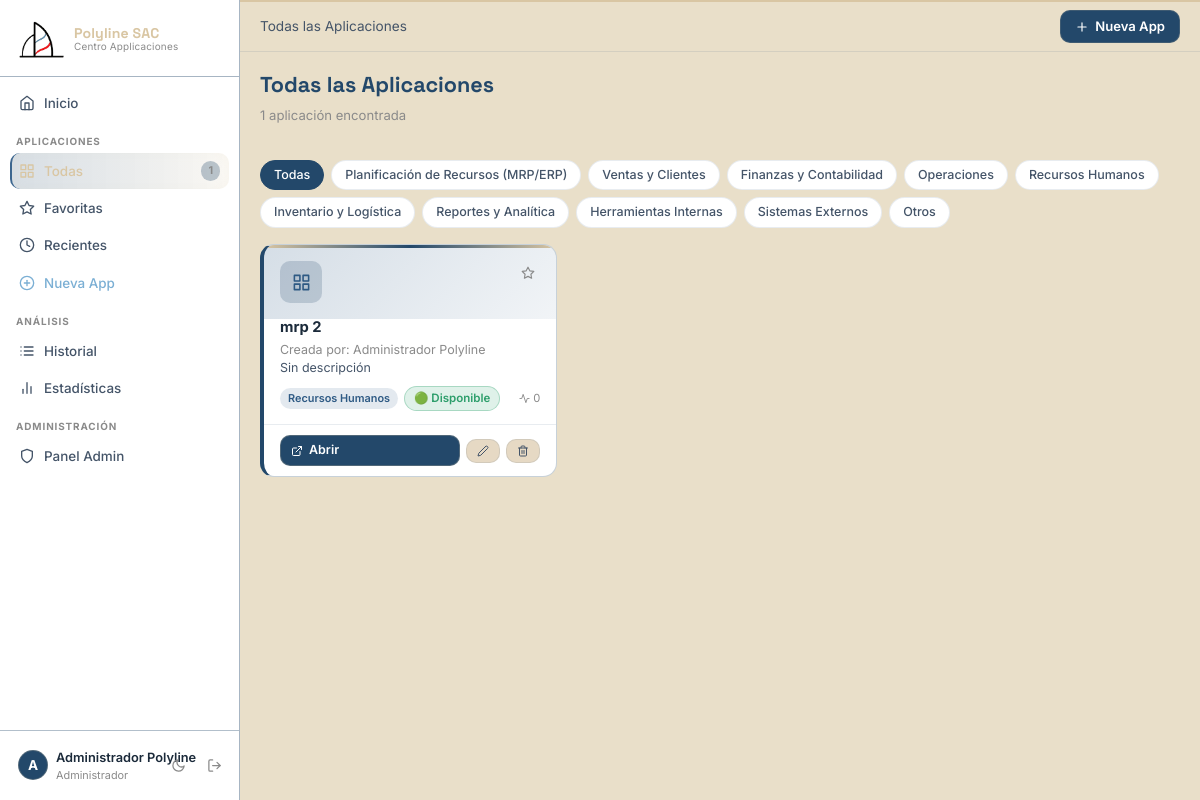
The page /apps (signed in) on the database its author committed.
### models/user.py (models this page shows, shortened)
class User(UserMixin, db.Model):
    __tablename__ = 'users'
    id            = db.Column(db.Integer, primary_key=True)
    nombre        = db.Column(db.String(100), nullable=False)
    correo        = db.Column(db.String(150), unique=True, nullable=False)
    password_hash = db.Column(db.String(256), nullable=False)
    foto          = db.Column(db.String(200), default='default_avatar.png')
    bio           = db.Column(db.String(300), default='')
    fecha_registro= db.Column(db.DateTime, default=datetime.utcnow)
    rol = db.Column(db.String(20), default='user', nullable=False)
    applications  = db.relationship('Application', backref='owner', lazy='dynamic', cascade='all, delete-orphan')
    history       = db.relationship('History', backref='user',  lazy='dynamic', cascade='all, delete-orphan')
    @property
    def is_admin(self):
        return self.rol == 'admin'
    last_login = db.Column(db.DateTime)

### models/application.py (models this page shows, shortened)
class Application(db.Model):
    __tablename__ = 'applications'
    id             = db.Column(db.Integer, primary_key=True)
    user_id        = db.Column(db.Integer, db.ForeignKey('users.id'), nullable=False)
    nombre         = db.Column(db.String(150), nullable=False)
    url            = db.Column(db.String(500), nullable=False)
    descripcion    = db.Column(db.Text, default='')
    categoria      = db.Column(db.String(100), default='Otros')
    favorito       = db.Column(db.Boolean, default=False)
    icono          = db.Column(db.String(50), default='grid')
    color          = db.Column(db.String(20), default='#23486A')
    fecha_creacion = db.Column(db.DateTime, default=datetime.utcnow)
    estado         = db.Column(db.String(20), default='disponible', nullable=False)
    history = db.relationship('History', backref='application',
                              lazy='dynamic', cascade='all, delete-orphan')
    @property
    def total_accesos(self):
        return self.history.count()
    @property
    def estado_badge(self):
        return {
            'disponible':    ('🟢', 'Disponible',        'estado--verde'),
            'mantenimiento': ('🟡', 'En mantenimiento',  'estado--amarillo'),
            'fuera':         ('🔴', 'Fuera de servicio', 'estado--rojo'),
        }.get(self.estado, ('🟢', 'Disponible', 'estado--verde'))

### routes/apps.py (the view)
@apps_bp.route('/apps')
@login_required
def list_apps():
    categoria = request.args.get('categoria', '')
    query = _app_query()
    if categoria:
        query = query.filter(Application.categoria == categoria)
    apps = query.order_by(Application.fecha_creacion.desc()).all()
    return render_template('apps/list.html', apps=apps, categorias=CATEGORIAS,
                           selected_cat=categoria, titulo='Todas las Aplicaciones')

### templates/apps/list.html (shortened to what this page needs)
{% extends 'base.html' %}
{% block breadcrumb %}<span>{{ titulo }}</span>{% endblock %}
{% block content %}
<div class="apps-page">
    <div class="page-header">
        <div>
            <h1 class="page-title">{{ titulo }}</h1>
            <p class="page-subtitle">
                {{ apps|length }} aplicación{{ 'es' if apps|length != 1 else '' }} encontrada{{ 's' if apps|length != 1 else '' }}
            </p>
        </div>
    </div>
    <div class="filter-bar">
        <div class="cat-filters">
            <a href="{{ url_for('apps.list_apps') }}"
               class="cat-chip {% if not selected_cat %}active{% endif %}">Todas</a>
            {% for cat in categorias %}
            <a href="{{ url_for('apps.list_apps', categoria=cat) }}"
               class="cat-chip {% if selected_cat == cat %}active{% endif %}">{{ cat }}</a>
            {% endfor %}
        </div>
    </div>
    {% if apps %}
    <div class="apps-grid" id="appsGrid">
        {% for app in apps %}
        {% set badge = app.estado_badge %}
        <div class="app-card {% if app.estado == 'fuera' %}app-card--fuera{% endif %}"
             id="card-{{ app.id }}"
             data-name="{{ app.nombre }}"
             data-cat="{{ app.categoria }}">
            <div class="app-card-header"
                 style="background: linear-gradient(135deg, {{ app.color }}33, {{ app.color }}11)">
                <div class="app-card-icon" style="color: {{ app.color }}">
                    <i data-feather="{{ app.icono }}"></i>
                </div>
                <div class="app-card-menu">
                    <button class="btn-icon fav-toggle"
                            data-id="{{ app.id }}"
                            data-favorito="{{ 'true' if app.favorito else 'false' }}"
                            title="{{ 'Quitar de favoritos' if app.favorito else 'Agregar a favoritos' }}">
                        <i data-feather="star" class="{{ 'filled' if app.favorito else '' }}"></i>
                    </button>
                </div>
            </div>
            <div class="app-card-body">
                <h3 class="app-card-name">{{ app.nombre }}</h3>
                {% if current_user.is_admin %}
                <div class="text-muted small">
                    Creada por: {{ app.owner.nombre }}
                </div>
                {% endif %}
                <p class="app-card-desc">{{ app.descripcion or 'Sin descripción' }}</p>
                <div class="app-card-meta" style="flex-wrap:wrap;gap:6px">
                    <span class="cat-badge"
                          style="background: {{ app.color }}22; color: {{ app.color }}">
                        {{ app.categoria }}
                    </span>
                    <span class="estado-badge {{ badge[2] }}">
                        {{ badge[0] }} {{ badge[1] }}
                    </span>
                    <span class="access-count" style="margin-left:auto">
                        <i data-feather="activity"></i> {{ app.total_accesos }}
                    </span>
                </div>
            </div>
            <div class="app-card-footer">
                {% if app.estado == 'fuera' %}
                <span class="btn btn-ghost btn-sm flex-grow-1"
                      style="justify-content:center;cursor:not-allowed;opacity:.5"
                      title="Aplicación fuera de servicio">
                    <i data-feather="slash"></i> No disponible
                </span>
                {% else %}
                <a href="{{ url_for('apps.open_app', app_id=app.id) }}"
                   target="_blank" class="btn btn-accent btn-sm flex-grow-1">
                    <i data-feather="external-link"></i> Abrir
                </a>
                {% endif %}
                {% if current_user.is_admin or app.user_id == current_user.id %}
                <a href="{{ url_for('apps.edit_app', app_id=app.id) }}"
                   class="btn btn-ghost btn-sm" title="Editar">
                    <i data-feather="edit-2"></i>
                </a>
                <form method="POST"
                      action="{{ url_for('apps.delete_app', app_id=app.id) }}"
                      onsubmit="return confirm('¿Eliminar «{{ app.nombre }}»?')">
                    <button type="submit"
                            class="btn btn-ghost btn-sm btn-danger-ghost"
                            title="Eliminar">
                        <i data-feather="trash-2"></i>
                    </button>
                </form>
                {% endif %}
            </div>
        </div>
        {% endfor %}
    </div>
    {% endif %}
</div>
{% endblock %}

### templates/base.html (shortened to what this page needs)
<!DOCTYPE html>
<html lang="es" data-theme="dark">
<head>
    <link href="https://cdn.jsdelivr.net/npm/bootstrap@5.3.0/dist/css/bootstrap.min.css" rel="stylesheet">
    <link rel="stylesheet" href="{{ url_for('static', filename='css/main.css') }}">
</head>
<body>
{% if current_user.is_authenticated %}
  <aside class="sidebar" id="sidebar">
    <div class="sb-brand">
      <div class="sb-logo-wrap">
        <div class="sb-logo">
          <img src="{{ url_for('static', filename='img/polyline logo.png') }}"
               alt="Polyline SAC">
        </div>
        <div class="sb-name-wrap">
          <span class="sb-name">Polyline SAC</span>
          <span class="sb-sub">Centro Applicaciones</span>
        </div>
      </div>
    </div>
    <nav class="sb-nav">
      <a href="{{ url_for('dashboard.index') }}"s
         class="sb-link {% if request.endpoint == 'dashboard.index' %}is-active{% endif %}">
        <i data-feather="home"></i><span>Inicio</span>
      </a>
      <p class="sb-section">Aplicaciones</p>
      <a href="{{ url_for('apps.list_apps') }}"
         class="sb-link {% if request.endpoint == 'apps.list_apps' %}is-active{% endif %}">
        <i data-feather="grid"></i><span>Todas</span>
        <span class="sb-pill">{{ total_apps_global }}</span>
      </a>
      <a href="{{ url_for('apps.favorites') }}"
         class="sb-link {% if request.endpoint == 'apps.favorites' %}is-active{% endif %}">
        <i data-feather="star"></i><span>Favoritas</span>
      </a>
      <a href="{{ url_for('apps.recent') }}"
         class="sb-link {% if request.endpoint == 'apps.recent' %}is-active{% endif %}">
        <i data-feather="clock"></i><span>Recientes</span>
      </a>
      <a href="{{ url_for('apps.new_app') }}"
         class="sb-link sb-link--accent {% if request.endpoint == 'apps.new_app' %}is-active{% endif %}">
        <i data-feather="plus-circle"></i><span>Nueva App</span>
      </a>
      <p class="sb-section">Análisis</p>
      <a href="{{ url_for('stats.history') }}"
         class="sb-link {% if request.endpoint == 'stats.history' %}is-active{% endif %}">
        <i data-feather="list"></i><span>Historial</span>
      </a>
      <a href="{{ url_for('stats.stats') }}"
         class="sb-link {% if request.endpoint == 'stats.stats' %}is-active{% endif %}">
        <i data-feather="bar-chart-2"></i><span>Estadísticas</span>
      </a>
      {% if current_user.is_admin %}
      <p class="sb-section">Administración</p>
      <a href="{{ url_for('admin.dashboard') }}"
      class="sb-link {% if request.endpoint == 'admin.dashboard' %}is-active{% endif %}">
      <i data-feather="shield"></i>
      <span>Panel Admin</span>
    </a>
    {% endif %}
    </nav>
    <div class="sb-footer">
      <a href="{{ url_for('profile.profile') }}"
         class="sb-user {% if request.endpoint == 'profile.profile' %}is-active{% endif %}">
        <div class="sb-avatar">{{ current_user.nombre[0].upper() }}</div>
        <div class="sb-user-text">
          <span class="sb-user-name">{{ current_user.nombre }}</span>
          <span class="sb-user-role">{{ 'Administrador' if current_user.is_admin else 'Usuario' }}</span>
        </div>
      </a>
      <button class="sb-icon-btn" id="themeToggle" title="Cambiar tema">
        <i data-feather="moon" id="themeIcon"></i>
      </button>
      <a href="{{ url_for('auth.logout') }}" class="sb-icon-btn sb-logout" title="Cerrar sesión">
        <i data-feather="log-out"></i>
      </a>
    </div>
  </aside>
  <div class="main-wrap" id="mainWrap">
    <header class="topbar">
      <div class="topbar-crumb">{% block breadcrumb %}{% endblock %}</div>
      <div class="topbar-right">
        <a href="{{ url_for('apps.new_app') }}" class="btn-top-accent">
          <i data-feather="plus"></i> Nueva App
        </a>
      </div>
    </header>
    <div class="page-body">
      {% block content %}{% endblock %}
    </div>
  </div>
{% else %}
  <div class="auth-shell">
    {% block auth_content %}{% endblock %}
  </div>
{% endif %}
</body>
</html>

### templates/apps/list.html (style rules this page uses)
.estado-badge { display: inline-flex; align-items: center; gap: 5px; font-size: .72rem; font-weight: 600; padding: 3px 9px; border-radius: 20px; }
.estado--verde { background: rgba(45,158,107,.15); color: #2D9E6B; border: 1px solid rgba(45,158,107,.3); }

### rows shown on the page
User: nombre "A", nombre "Administrador Polyline", rol "Administrador"
Application: nombre "mrp 2", owner.nombre "Administrador Polyline", descripcion "Sin descripción", categoria "Recursos Humanos", badge "🟢", estado "Disponible", total_accesos "0"

### other values the page prints
{{ total_apps_global }} "1"
{{ titulo }} "Todas las Aplicaciones"
{{ apps|length }} "1"
{{ cat }} "Planificación de Recursos (MRP/ERP)" "Ventas y Clientes" "Finanzas y Contabilidad" "Operaciones" "Recursos Humanos" "Inventario y Logística" "Reportes y Analítica" "Herramientas Internas" "Sistemas Externos" "Otros"
